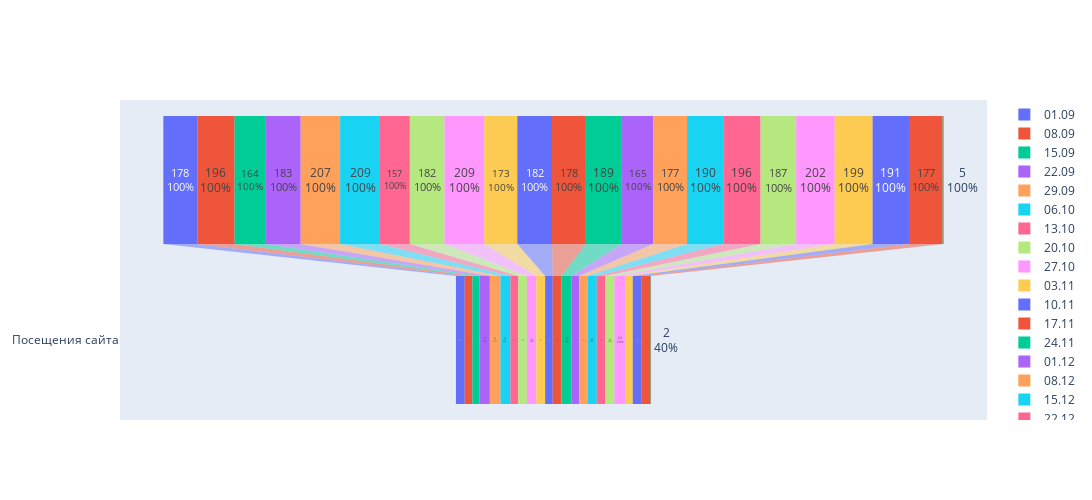

Notebook source saved alongside this figure:
### Markdown cell above
Теперь посмотрим воронки конверсий на каждом шаге:

### Code cell
fig = go.Figure()

for index, row in week_data.iterrows():
    fig.add_trace(go.Funnel(
        name = week_data[0][index],
        y = ["", "Посещения сайта", "Регистрации аккаунтов", "Регистрации на игру", "Пришедшие на игру"],
        x = row[1:3],
        textinfo = "value+percent previous"))
    
fig.update_layout(
    autosize=False,
    width=1500,
    height=500
)    

fig.show()

### Figure 1 — Plotly figure (JSON) as saved in the notebook; plotly's stock layout.template omitted (floating-point values rounded to 4 significant figures)
{"data": [{"name": "01.09", "textinfo": "value+percent previous", "type": "funnel", "x": [178, 46], "y": ["", "Посещения сайта", "Регистрации аккаунтов", "Регистрации на игру", "Пришедшие на игру"]}, {"name": "08.09", "textinfo": "value+percent previous", "type": "funnel", "x": [196, 40], "y": ["", "Посещения сайта", "Регистрации аккаунтов", "Регистрации на игру", "Пришедшие на игру"]}, {"name": "15.09", "textinfo": "value+percent previous", "type": "funnel", "x": [164, 37], "y": ["", "Посещения сайта", "Регистрации аккаунтов", "Регистрации на игру", "Пришедшие на игру"]}, {"name": "22.09", "textinfo": "value+percent previous", "type": "funnel", "x": [183, 55], "y": ["", "Посещения сайта", "Регистрации аккаунтов", "Регистрации на игру", "Пришедшие на игру"]}, {"name": "29.09", "textinfo": "value+percent previous", "type": "funnel", "x": [207, 56], "y": ["", "Посещения сайта", "Регистрации аккаунтов", "Регистрации на игру", "Пришедшие на игру"]}, {"name": "06.10", "textinfo": "value+percent previous", "type": "funnel", "x": [209, 52], "y": ["", "Посещения сайта", "Регистрации аккаунтов", "Регистрации на игру", "Пришедшие на игру"]}, {"name": "13.10", "textinfo": "value+percent previous", "type": "funnel", "x": [157, 41], "y": ["", "Посещения сайта", "Регистрации аккаунтов", "Регистрации на игру", "Пришедшие на игру"]}, {"name": "20.10", "textinfo": "value+percent previous", "type": "funnel", "x": [182, 45], "y": ["", "Посещения сайта", "Регистрации аккаунтов", "Регистрации на игру", "Пришедшие на игру"]}, {"name": "27.10", "textinfo": "value+percent previous", "type": "funnel", "x": [209, 50], "y": ["", "Посещения сайта", "Регистрации аккаунтов", "Регистрации на игру", "Пришедшие на игру"]}, {"name": "03.11", "textinfo": "value+percent previous", "type": "funnel", "x": [173, 46], "y": ["", "Посещения сайта", "Регистрации аккаунтов", "Регистрации на игру", "Пришедшие на игру"]}, {"name": "10.11", "textinfo": "value+percent previous", "type": "funnel", "x": [182, 40], "y": ["", "Посещения сайта", "Регистрации аккаунтов", "Регистрации на игру", "Пришедшие на игру"]}, {"name": "17.11", "textinfo": "value+percent previous", "type": "funnel", "x": [178, 46], "y": ["", "Посещения сайта", "Регистрации аккаунтов", "Регистрации на игру", "Пришедшие на игру"]}, {"name": "24.11", "textinfo": "value+percent previous", "type": "funnel", "x": [189, 53], "y": ["", "Посещения сайта", "Регистрации аккаунтов", "Регистрации на игру", "Пришедшие на игру"]}, {"name": "01.12", "textinfo": "value+percent previous", "type": "funnel", "x": [165, 40], "y": ["", "Посещения сайта", "Регистрации аккаунтов", "Регистрации на игру", "Пришедшие на игру"]}, {"name": "08.12", "textinfo": "value+percent previous", "type": "funnel", "x": [177, 44], "y": ["", "Посещения сайта", "Регистрации аккаунтов", "Регистрации на игру", "Пришедшие на игру"]}, {"name": "15.12", "textinfo": "value+percent previous", "type": "funnel", "x": [190, 48], "y": ["", "Посещения сайта", "Регистрации аккаунтов", "Регистрации на игру", "Пришедшие на игру"]}, {"name": "22.12", "textinfo": "value+percent previous", "type": "funnel", "x": [196, 45], "y": ["", "Посещения сайта", "Регистрации аккаунтов", "Регистрации на игру", "Пришедшие на игру"]}, {"name": "29.12", "textinfo": "value+percent previous", "type": "funnel", "x": [187, 48], "y": ["", "Посещения сайта", "Регистрации аккаунтов", "Регистрации на игру", "Пришедшие на игру"]}, {"name": "05.01", "textinfo": "value+percent previous", "type": "funnel", "x": [202, 59], "y": ["", "Посещения сайта", "Регистрации аккаунтов", "Регистрации на игру", "Пришедшие на игру"]}, {"name": "12.01", "textinfo": "value+percent previous", "type": "funnel", "x": [199, 37], "y": ["", "Посещения сайта", "Регистрации аккаунтов", "Регистрации на игру", "Пришедшие на игру"]}, {"name": "19.01", "textinfo": "value+percent previous", "type": "funnel", "x": [191, 47], "y": ["", "Посещения сайта", "Регистрации аккаунтов", "Регистрации на игру", "Пришедшие на игру"]}, {"name": "26.01", "textinfo": "value+percent previous", "type": "funnel", "x": [177, 47], "y": ["", "Посещения сайта", "Регистрации аккаунтов", "Регистрации на игру", "Пришедшие на игру"]}, {"name": "02.02", "textinfo": "value+percent previous", "type": "funnel", "x": [5, 2], "y": ["", "Посещения сайта", "Регистрации аккаунтов", "Регистрации на игру", "Пришедшие на игру"]}], "layout": {"autosize": false, "height": 500, "width": 1500}}
